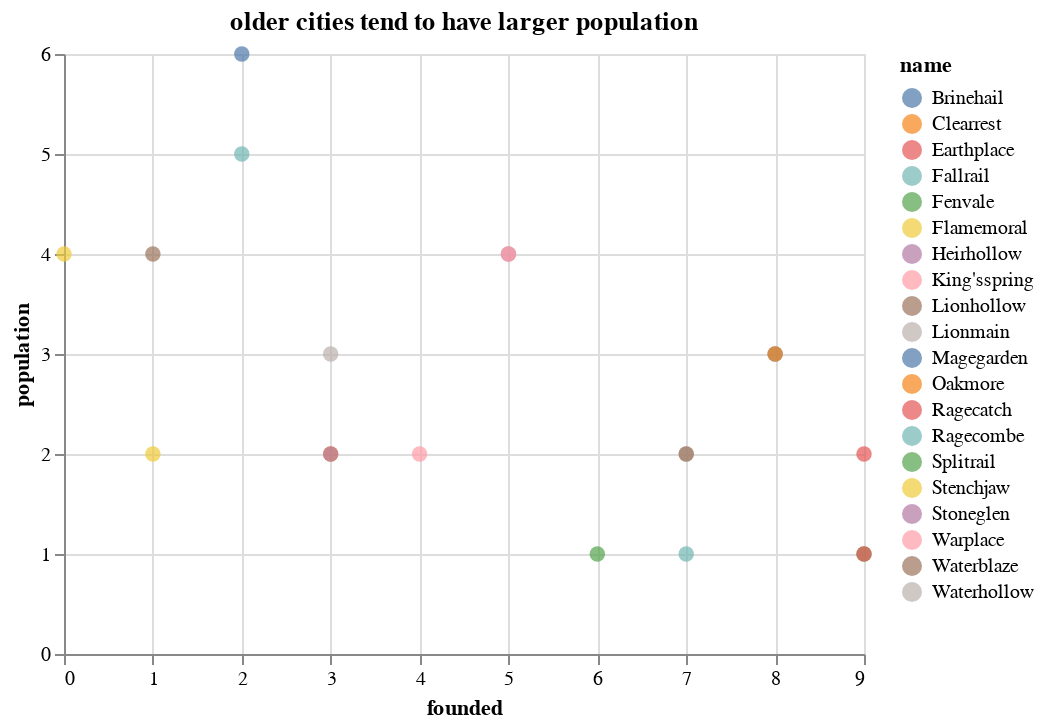

Source (notebook cell):
### Code cell
def population_age(towns):
    df = pd.DataFrame(index=range(len(all_towns)))
    df['name'] = [t.name for t in all_towns]
    df['population'] = [t.pop for t in all_towns]
    df['founded'] = [t.founded for t in all_towns]
    return df

alt.Chart(population_age(towns),title="older cities tend to have larger population").mark_circle(size=60).encode(
    y='population',
    x='founded',
    color='name',
    tooltip=['name']
)

### Figure 1 — Vega-Lite specification as saved in the notebook (floating-point values rounded to 4 significant figures)
{"$schema": "https://vega.github.io/schema/vega-lite/v2.6.0.json", "config": {"view": {"height": 300, "width": 400}}, "data": {"name": "data-ee229b7b1ee39b8d1bfc310c623b8544"}, "datasets": {"data-ee229b7b1ee39b8d1bfc310c623b8544": [{"founded": 0, "name": "Stenchjaw", "population": 4}, {"founded": 1, "name": "Flamemoral", "population": 2}, {"founded": 1, "name": "Waterblaze", "population": 4}, {"founded": 2, "name": "Magegarden", "population": 6}, {"founded": 2, "name": "Ragecombe", "population": 5}, {"founded": 3, "name": "Oakmore", "population": 2}, {"founded": 3, "name": "Stoneglen", "population": 2}, {"founded": 3, "name": "Lionmain", "population": 3}, {"founded": 4, "name": "King'sspring", "population": 2}, {"founded": 5, "name": "Heirhollow", "population": 4}, {"founded": 5, "name": "Warplace", "population": 4}, {"founded": 6, "name": "Fenvale", "population": 1}, {"founded": 7, "name": "Waterhollow", "population": 2}, {"founded": 7, "name": "Lionhollow", "population": 2}, {"founded": 7, "name": "Fallrail", "population": 1}, {"founded": 8, "name": "Brinehail", "population": 3}, {"founded": 8, "name": "Clearrest", "population": 3}, {"founded": 9, "name": "Splitrail", "population": 1}, {"founded": 9, "name": "Earthplace", "population": 1}, {"founded": 9, "name": "Ragecatch", "population": 2}]}, "encoding": {"color": {"field": "name", "type": "nominal"}, "tooltip": [{"field": "name", "type": "nominal"}], "x": {"field": "founded", "type": "quantitative"}, "y": {"field": "population", "type": "quantitative"}}, "mark": {"size": 60, "type": "circle"}, "title": "older cities tend to have larger population"}
